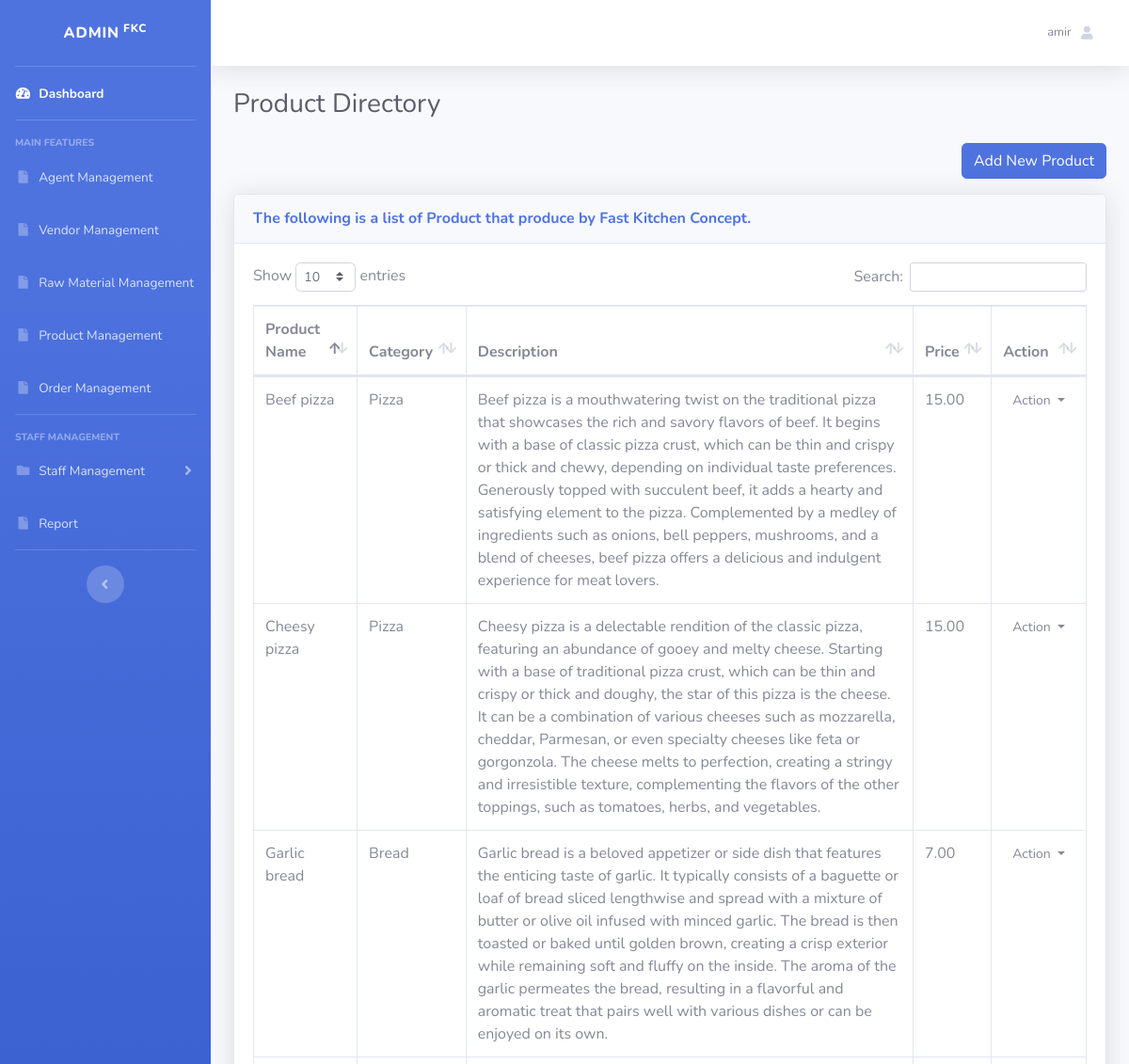
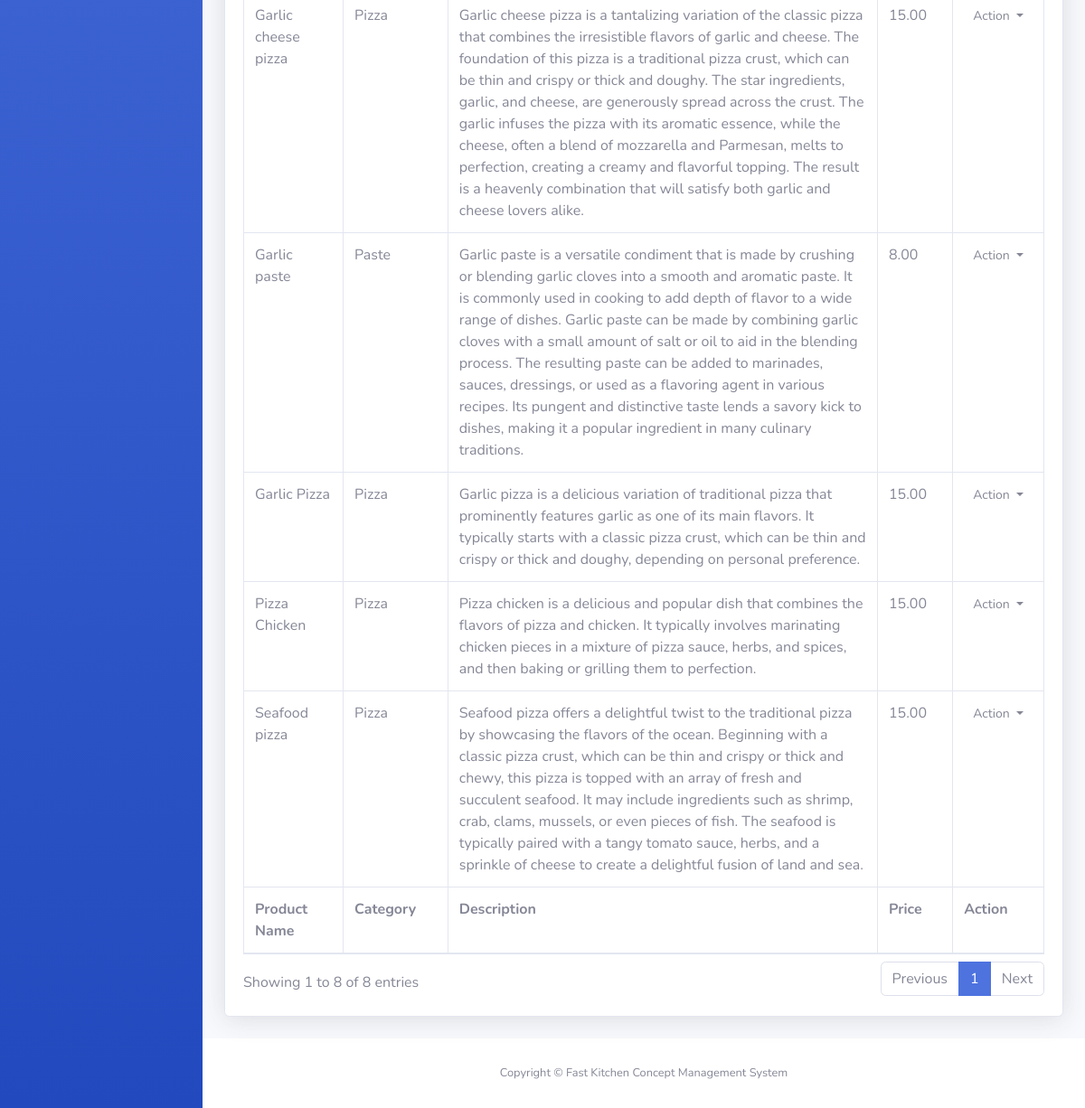
The page /admin/product_management/index.php (signed in) on the database its author committed (2 pictures, top to bottom).
### tables this page shows
CREATE TABLE `product` (
  `id_product` int(25) NOT NULL,
  `product_name` varchar(255) NOT NULL,
  `product_category` varchar(255) NOT NULL,
  `product_description` varchar(2555) NOT NULL,
  `product_price` varchar(25) NOT NULL
);

### admin/product_management/index.php (the view, shortened to what this page needs)
<?php
require('../../db/db_connect.php');
?>
<!DOCTYPE html>
<html lang="en">
<head>
    <link href="../../vendor/fontawesome-free/css/all.min.css" rel="stylesheet" type="text/css">
    <link href="../../css/sb-admin-2.min.css" rel="stylesheet">
        <link href="../../vendor/datatables/dataTables.bootstrap4.min.css" rel="stylesheet">
</head>
<body id="page-top">
    <div id="wrapper">
        <ul class="navbar-nav bg-gradient-primary sidebar sidebar-dark accordion" id="accordionSidebar">
            <a class="sidebar-brand d-flex align-items-center justify-content-center" href="index.php">
                <div class="sidebar-brand-text mx-2">ADMIN<sup> FKC</sup></div>
            </a>
            <hr class="sidebar-divider my-0">
            <li class="nav-item active">
                <a class="nav-link" href="../index.php">
                    <i class="fas fa-fw fa-tachometer-alt"></i>
                    <span>Dashboard</span></a>
            </li>
            <hr class="sidebar-divider">
            <div class="sidebar-heading">
                Main Features
            </div>
            <li class="nav-item">
                <a class="nav-link" href="../agent_management/index.php">
                    <i class="fas fa-fw fa-file"></i>
                    <span>Agent Management</span></a>
            </li>
            <li class="nav-item">
                <a class="nav-link" href="../vendor_management/index.php">
                    <i class="fas fa-fw fa-file"></i>
                    <span>Vendor Management</span></a>
            </li>
            <li class="nav-item">
                <a class="nav-link" href="../raw_material_management/index.php">
                    <i class="fas fa-fw fa-file"></i>
                    <span>Raw Material Management</span></a>
            </li>
            <li class="nav-item">
                <a class="nav-link" href="index.php">
                    <i class="fas fa-fw fa-file"></i>
                    <span>Product Management</span></a>
            </li>
            <li class="nav-item">
                <a class="nav-link" href="../order_management/index.php">
                    <i class="fas fa-fw fa-file"></i>
                    <span>Order Management</span></a>
            </li>
            <hr class="sidebar-divider">
            <div class="sidebar-heading">
            Staff Management
            </div>
            <li class="nav-item">
                <a class="nav-link collapsed" href="#" data-toggle="collapse" data-target="#collapsePages"
                    aria-expanded="true" aria-controls="collapsePages">
                    <i class="fas fa-fw fa-folder"></i>
                    <span>Staff Management</span>
                </a>
            </li>
            <li class="nav-item">
                <a class="nav-link" href="../report_management/index.php">
                    <i class="fas fa-fw fa-file"></i>
                    <span>Report</span></a>
            </li>
            <hr class="sidebar-divider d-none d-md-block">
            <div class="text-center d-none d-md-inline">
                <button class="rounded-circle border-0" id="sidebarToggle"></button>
            </div>
        </ul>
        <div id="content-wrapper" class="d-flex flex-column">
            <div id="content">
                <nav class="navbar navbar-expand navbar-light bg-white topbar mb-4 static-top shadow">
                    <ul class="navbar-nav ml-auto">
                        <li class="nav-item dropdown no-arrow">
                            <a class="nav-link dropdown-toggle" href="#" id="userDropdown" role="button"
                                data-toggle="dropdown" aria-haspopup="true" aria-expanded="false">
                                <span class="mr-2 d-none d-lg-inline text-gray-600 small">    <?php echo $_SESSION['name']; ?></span>
                                <i class="fas fa-user fa-sm fa-fw mr-2 text-gray-400"></i>
                            </a>
                        </li>
                    </ul>
                </nav>
 <div class="container-fluid">
    <h1 class="h3 mb-2 text-gray-800">Product Directory</h1>
    <div class="text-right">
        <a href="addProduct.php" class="btn btn-primary mb-3">Add New Product</a>
    </div>
    <div class="card shadow mb-4">
        <div class="card-header py-3">
            <h6 class="m-0 font-weight-bold text-primary">The following is a list of Product that produce by Fast Kitchen Concept.</h6>
        </div>
        <div class="card-body">
            <div class="table-responsive">
                <table class="table table-bordered" id="dataTable" width="100%" cellspacing="0">
                    <thead>
                        <tr>
                            <th>Product Name</th>
                            <th>Category</th>
                            <th>Description</th>
                            <th>Price</th>
                            <th>Action</th>
                        </tr>
                    </thead>
                    <tfoot>
                        <tr>
                            <th>Product Name</th>
                            <th>Category</th>
                            <th>Description</th>
                            <th>Price</th>
                            <th>Action</th>
                        </tr>
                    </tfoot>
                    <tbody>
                    <?php
                    $sql = "SELECT * FROM product";
                    $sql_run = mysqli_query($conn, $sql);
                     while($row= mysqli_fetch_array($sql_run)){
                                        ?>
                        <tr>
                            <td><?php echo $row['product_name']; ?></td>
                            <td><?php echo $row['product_category']; ?></td>
                            <td><?php echo $row['product_description']; ?></td>
                            <td><?php echo $row['product_price']; ?></td>
							<td align="center">
                                <button type="button" class="btn btn-flat btn-default btn-sm dropdown-toggle dropdown-icon py-0" data-toggle="dropdown">
                                         Action
                                 </button>
                           </td>
                        </tr> <?php } ?>
                    </tbody>
                </table>
            </div>
        </div>
    </div>
</div>
            </div>
            <footer class="sticky-footer bg-white">
                <div class="container my-auto">
                    <div class="copyright text-center my-auto">
                        <span>Copyright &copy; Fast Kitchen Concept Management System</span>
                    </div>
                </div>
            </footer>
        </div>
    </div>
</body>
</html>

### rows shown on the page
product: product_name "Pizza Chicken", product_category "Pizza", product_description "Pizza chicken is a delicious and popular dish that combines the flavors of pizza and chicken. It typically involves marinating chicken pieces in a mixture of pizza sauce, herbs, and spices, and then baking or grilling them to perfection.", product_price "15.00"
product: product_name "Garlic Pizza", product_category "Pizza", product_description "Garlic pizza is a delicious variation of traditional pizza that prominently features garlic as one of its main flavors. It typically starts with a classic pizza crust, which can be thin and crispy or thick and doughy, depending on personal preference.", product_price "15.00"
product: product_name "Beef pizza", product_category "Pizza", product_description "Beef pizza is a mouthwatering twist on the traditional pizza that showcases the rich and savory flavors of beef. It begins with a base of classic pizza crust, which can be thin and crispy or thick and chewy, depending on individual taste preferences. Generously topped with succulent beef, it adds a hearty and satisfying element to the pizza. Complemented by a medley of ingredients such as onions, bell peppers, mushrooms, and a blend of cheeses, beef pizza offers a delicious and indulgent experience for meat lovers.", product_price "15.00"
product: product_name "Cheesy pizza", product_category "Pizza", product_description "Cheesy pizza is a delectable rendition of the classic pizza, featuring an abundance of gooey and melty cheese. Starting with a base of traditional pizza crust, which can be thin and crispy or thick and doughy, the star of this pizza is the cheese. It can be a combination of various cheeses such as mozzarella, cheddar, Parmesan, or even specialty cheeses like feta or gorgonzola. The cheese melts to perfection, creating a stringy and irresistible texture, complementing the flavors of the other toppings, such as tomatoes, herbs, and vegetables.", product_price "15.00"
product: product_name "Seafood pizza", product_category "Pizza", product_description "Seafood pizza offers a delightful twist to the traditional pizza by showcasing the flavors of the ocean. Beginning with a classic pizza crust, which can be thin and crispy or thick and chewy, this pizza is topped with an array of fresh and succulent seafood. It may include ingredients such as shrimp, crab, clams, mussels, or even pieces of fish. The seafood is typically paired with a tangy tomato sauce, herbs, and a sprinkle of cheese to create a delightful fusion of land and sea.", product_price "15.00"
product: product_name "Garlic cheese pizza", product_category "Pizza", product_description "Garlic cheese pizza is a tantalizing variation of the classic pizza that combines the irresistible flavors of garlic and cheese. The foundation of this pizza is a traditional pizza crust, which can be thin and crispy or thick and doughy. The star ingredients, garlic, and cheese, are generously spread across the crust. The garlic infuses the pizza with its aromatic essence, while the cheese, often a blend of mozzarella and Parmesan, melts to perfection, creating a creamy and flavorful topping. The result is a heavenly combination that will satisfy both garlic and cheese lovers alike.", product_price "15.00"
product: product_name "Garlic bread", product_category "Bread", product_description "Garlic bread is a beloved appetizer or side dish that features the enticing taste of garlic. It typically consists of a baguette or loaf of bread sliced lengthwise and spread with a mixture of butter or olive oil infused with minced garlic. The bread is then toasted or baked until golden brown, creating a crisp exterior while remaining soft and fluffy on the inside. The aroma of the garlic permeates the bread, resulting in a flavorful and aromatic treat that pairs well with various dishes or can be enjoyed on its own.", product_price "7.00"
product: product_name "Garlic paste", product_category "Paste", product_description "Garlic paste is a versatile condiment that is made by crushing or blending garlic cloves into a smooth and aromatic paste. It is commonly used in cooking to add depth of flavor to a wide range of dishes. Garlic paste can be made by combining garlic cloves with a small amount of salt or oil to aid in the blending process. The resulting paste can be added to marinades, sauces, dressings, or used as a flavoring agent in various recipes. Its pungent and distinctive taste lends a savory kick to dishes, making it a popular ingredient in many culinary traditions.", product_price "8.00"

### other values the page prints
$_SESSION['name'] "amir"
